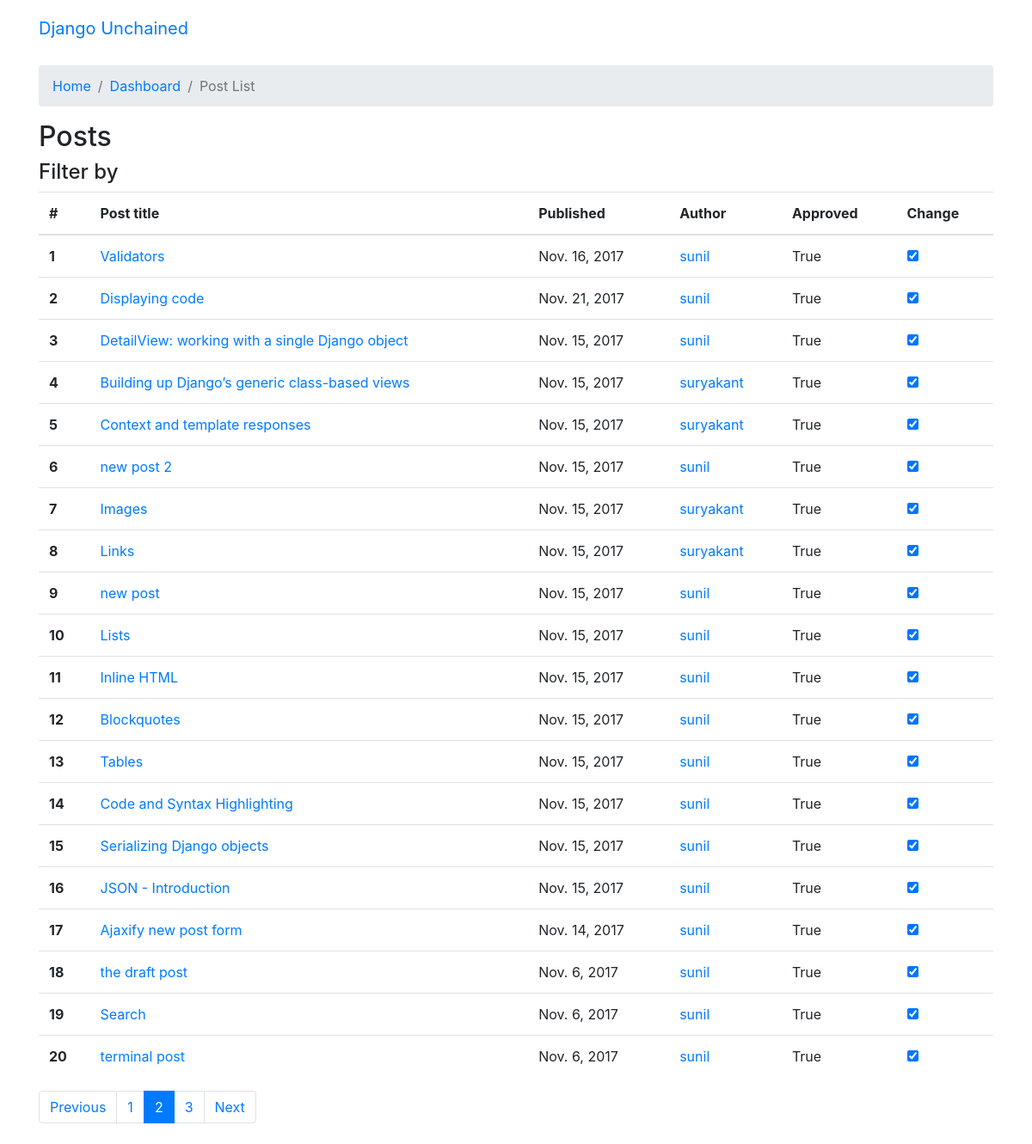
Screenshot of /profiles/post_list/?page=2 with the database file from the repository.
### posts/models.py (models this page shows, shortened)
class Post(models.Model):
	user 			= models.ForeignKey(settings.AUTH_USER_MODEL, related_name = 'posts')
	title 			= models.CharField(max_length=120)
	slug 			= models.SlugField(unique=True, max_length=120)
	image 			= models.ImageField(upload_to='media/',
		null = True,
		blank=True,
		width_field="width_field",
		height_field="height_field"
		)
	height_field 	= models.IntegerField(default=0)
	width_field 	= models.IntegerField(default=0)
	content 		= models.TextField()
	draft 			= models.BooleanField(default = False)
	approved 		= models.BooleanField(default = False)
	publish 		= models.DateField(auto_now=False, auto_now_add=False, blank=True, null=True)
	read_time 		= models.IntegerField(default = 0)
	views 			= models.PositiveIntegerField(default=0)
	updated 		= models.DateTimeField(auto_now=True, auto_now_add=False)
	timestamp 		= models.DateTimeField(auto_now=False, auto_now_add=True)
	objects = PostManager()
	class Meta:
		verbose_name_plural = "01 Posts"
		ordering = ['-timestamp',]

### accounts/views.py (the view)
class PostListView(ListView):
	model = Post
	template_name = 'accounts/post_list.html'
	context_object_name = 'posts'
	paginate_by = 20
	def get_queryset(self):
		queryset = Post.objects.all()
		return queryset

### accounts/context_processors.py (called while the page is built)
def user_messages_list(request):
	c = {}
	if request.user.is_authenticated():
		c["message_user_list"] = User.objects.all()
	return c

### posts/managers.py (called while the page is built)
	def get_queryset(self):
		return PostQuerySet(self.model, using = self._db)

### accounts/templates/accounts/post_list.html (shortened to what this page needs)
{% extends 'base.html' %}
{% load humanize %}
{% block breadcrumb %}
	<li class="breadcrumb-item"><a href="{% url 'home' %}">Home</a></li>
	<li class="breadcrumb-item"><a href="{% url 'profiles:dashboard' %}">Dashboard</a></li>
	<li class="breadcrumb-item active">Post List</li>
{% endblock %}
{% block content %}
	<h2>Posts</h2>
	<h4>Filter by </h4>
	<table class="table">
	  <thead>
	    <tr>
	      <th>#</th>
	      <th>Post title</th>
	      <th>Published</th>
	      <th>Author</th>
	      <th>Approved</th>
	      <th>Change</th>
	    </tr>
	  </thead>
	  <tbody>
	  	{% for post in posts %}
		    <tr>
		      <th scope="row">{{forloop.counter }}</th>
		      <td><a href="{% url 'posts:details' post.id %}">{{ post.title }}</a></td>
		      <td>{{ post.publish }}</td>
		      <td><a href="{% url 'users-api:user-detail' post.user.id %}">{{ post.user }}</a></td>
		      <td class="post-approved">{{ post.approved }}</td>
		      <td>
		      	<form action="." method="PUT" class="form-post-status_update" data-post_approved_change_url="{% url 'profiles:post_approved_change' %}" data-post_update_url="{% url 'posts-api:post-status-update' post.id %}"> {% csrf_token %}
		      		<input type="checkbox" name="approved" class="posts-status"  data-post_id="{{ post.id }}"{%if post.approved == True%}checked value="True" {% else %}unchecked value="False" {% endif %}>
		      </form>
		      </td>
		    </tr>
		{% empty %}
			<td> Not posts yet!</td>
	    {% endfor %}
	  </tbody>
	</table>
{% include 'includes/pagination.html' %}
{% endblock %}

### rows the page displays
Post: title "Validators", publish "Nov. 16, 2017", user "sunil", approved "True", approved "☑"
Post: title "Displaying code", publish "Nov. 21, 2017", user "sunil", approved "True", approved "☑"
Post: title "DetailView: working with a single Django object", publish "Nov. 15, 2017", user "sunil", approved "True", approved "☑"
Post: title "Building up Django’s generic class-based views", publish "Nov. 15, 2017", user "suryakant", approved "True", approved "☑"
Post: title "Context and template responses", publish "Nov. 15, 2017", user "suryakant", approved "True", approved "☑"
Post: title "new post 2", publish "Nov. 15, 2017", user "sunil", approved "True", approved "☑"
Post: title "Images", publish "Nov. 15, 2017", user "suryakant", approved "True", approved "☑"
Post: title "Links", publish "Nov. 15, 2017", user "suryakant", approved "True", approved "☑"
Post: title "new post", publish "Nov. 15, 2017", user "sunil", approved "True", approved "☑"
Post: title "Lists", publish "Nov. 15, 2017", user "sunil", approved "True", approved "☑"
Post: title "Inline HTML", publish "Nov. 15, 2017", user "sunil", approved "True", approved "☑"
Post: title "Blockquotes", publish "Nov. 15, 2017", user "sunil", approved "True", approved "☑"
Post: title "Tables", publish "Nov. 15, 2017", user "sunil", approved "True", approved "☑"
Post: title "Code and Syntax Highlighting", publish "Nov. 15, 2017", user "sunil", approved "True", approved "☑"
Post: title "Serializing Django objects", publish "Nov. 15, 2017", user "sunil", approved "True", approved "☑"
Post: title "JSON - Introduction", publish "Nov. 15, 2017", user "sunil", approved "True", approved "☑"
Post: title "Ajaxify new post form", publish "Nov. 14, 2017", user "sunil", approved "True", approved "☑"
Post: title "the draft post", publish "Nov. 6, 2017", user "sunil", approved "True", approved "☑"
Post: title "Search", publish "Nov. 6, 2017", user "sunil", approved "True", approved "☑"
Post: title "terminal post", publish "Nov. 6, 2017", user "sunil", approved "True", approved "☑"

### other values shown
{{ page_num }} "1" "3"
{{ page_num }} "2"
